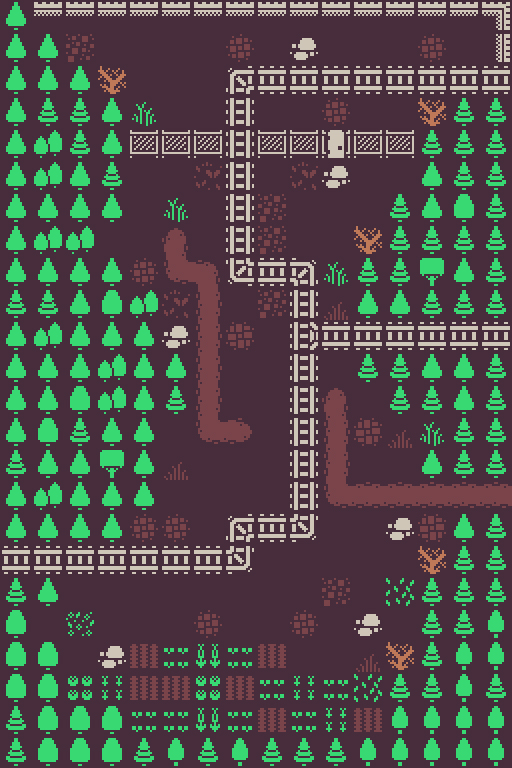

The image is a tile-based game level rendered from a .tmx file. Its description and source (layers, tilesets, objects; grid data summarised) follow:
An orthogonal 16x24 tile map with 32x32 px tiles, 2 tile layers (Ground, Tiles) and 196 objects (182x wall, 5x item, 4x travel, 3x mob, player, ...).

<map version="1.5" tiledversion="1.5.0" orientation="orthogonal" renderorder="right-down" width="16" height="24" tilewidth="32" tileheight="32" infinite="0" nextlayerid="5" nextobjectid="200">
 <tileset firstgid="1" source="../assets/32x32.tsx" />
 <layer id="1" name="Ground" width="16" height="24" locked="1">
  <data>[384 cells, 384 non-empty, 5 distinct tile ids]</data>
 </layer>
 <layer id="2" name="Tiles" width="16" height="24">
  <data>[384 cells, 285 non-empty, 28 distinct tile ids]</data>
 </layer>
 <objectgroup id="4" name="Obstacles">
  <object id="1" name="wall" x="480" y="0" width="32" height="32" />
  <object id="2" name="wall" x="480" y="32" width="32" height="32" />
  <object id="3" name="wall" x="32" y="64" width="32" height="32" />
  <object id="4" name="wall" x="480" y="96" width="32" height="32" />
  <object id="5" name="wall" x="480" y="128" width="32" height="32" />
  <object id="6" name="wall" x="480" y="160" width="32" height="32" />
  <object id="7" name="wall" x="480" y="192" width="32" height="32" />
  <object id="8" name="wall" x="480" y="224" width="32" height="32" />
  <object id="9" name="wall" x="480" y="256" width="32" height="32" />
  <object id="10" name="wall" x="480" y="288" width="32" height="32" />
  <object id="11" name="wall" x="448" y="288" width="32" height="32" />
  <object id="12" name="wall" x="480" y="352" width="32" height="32" />
  <object id="13" name="wall" x="480" y="384" width="32" height="32" />
  <object id="14" name="wall" x="480" y="416" width="32" height="32" />
  <object id="15" name="wall" x="480" y="448" width="32" height="32" />
  <object id="17" name="wall" x="480" y="512" width="32" height="32" />
  <object id="18" name="wall" x="480" y="544" width="32" height="32" />
  <object id="19" name="wall" x="480" y="576" width="32" height="32" />
  <object id="20" name="wall" x="480" y="608" width="32" height="32" />
  <object id="21" name="wall" x="480" y="640" width="32" height="32" />
  <object id="22" name="wall" x="480" y="672" width="32" height="32" />
  <object id="23" name="wall" x="480" y="704" width="32" height="32" />
  <object id="24" name="wall" x="480" y="736" width="32" height="32" />
  <object id="25" name="wall" x="448" y="736" width="32" height="32" />
  <object id="26" name="wall" x="416" y="736" width="32" height="32" />
  <object id="27" name="wall" x="384" y="736" width="32" height="32" />
  <object id="28" name="wall" x="352" y="736" width="32" height="32" />
  <object id="29" name="wall" x="320" y="736" width="32" height="32" />
  <object id="30" name="wall" x="288" y="736" width="32" height="32" />
  <object id="31" name="wall" x="256" y="736" width="32" height="32" />
  <object id="32" name="wall" x="224" y="736" width="32" height="32" />
  <object id="33" name="wall" x="192" y="736" width="32" height="32" />
  <object id="34" name="wall" x="160" y="736" width="32" height="32" />
  <object id="35" name="wall" x="128" y="736" width="32" height="32" />
  <object id="36" name="wall" x="96" y="736" width="32" height="32" />
  <object id="37" name="wall" x="64" y="736" width="32" height="32" />
  <object id="38" name="wall" x="32" y="736" width="32" height="32" />
  <object id="39" name="wall" x="0" y="736" width="32" height="32" />
  <object id="40" name="wall" x="0" y="704" width="32" height="32" />
  <object id="41" name="wall" x="0" y="672" width="32" height="32" />
  <object id="42" name="wall" x="0" y="640" width="32" height="32" />
  <object id="43" name="wall" x="0" y="608" width="32" height="32" />
  <object id="44" name="wall" x="0" y="576" width="32" height="32" />
  <object id="45" name="wall" x="32" y="512" width="32" height="32" />
  <object id="46" name="wall" x="0" y="512" width="32" height="32" />
  <object id="47" name="wall" x="0" y="480" width="32" height="32" />
  <object id="48" name="wall" x="0" y="448" width="32" height="32" />
  <object id="49" name="wall" x="0" y="416" width="32" height="32" />
  <object id="50" name="wall" x="0" y="384" width="32" height="32" />
  <object id="51" name="wall" x="0" y="352" width="32" height="32" />
  <object id="52" name="wall" x="0" y="320" width="32" height="32" />
  <object id="53" name="wall" x="0" y="288" width="32" height="32" />
  <object id="54" name="wall" x="0" y="256" width="32" height="32" />
  <object id="55" name="wall" x="0" y="224" width="32" height="32" />
  <object id="56" name="wall" x="0" y="192" width="32" height="32" />
  <object id="57" name="wall" x="0" y="160" width="32" height="32" />
  <object id="58" name="wall" x="0" y="128" width="32" height="32" />
  <object id="59" name="wall" x="0" y="96" width="32" height="32" />
  <object id="60" name="wall" x="0" y="64" width="32" height="32" />
  <object id="61" name="wall" x="0" y="32" width="32" height="32" />
  <object id="62" name="wall" x="0" y="0" width="32" height="32" />
  <object id="63" name="wall" x="64" y="0" width="32" height="32" />
  <object id="64" name="wall" x="32" y="0" width="32" height="32" />
  <object id="65" name="wall" x="96" y="0" width="32" height="32" />
  <object id="66" name="wall" x="160" y="0" width="32" height="32" />
  <object id="67" name="wall" x="128" y="0" width="32" height="32" />
  <object id="68" name="wall" x="192" y="0" width="32" height="32" />
  <object id="69" name="wall" x="224" y="0" width="32" height="32" />
  <object id="70" name="wall" x="256" y="0" width="32" height="32" />
  <object id="71" name="wall" x="288" y="0" width="32" height="32" />
  <object id="72" name="wall" x="320" y="0" width="32" height="32" />
  <object id="73" name="wall" x="352" y="0" width="32" height="32" />
  <object id="74" name="wall" x="384" y="0" width="32" height="32" />
  <object id="75" name="wall" x="416" y="0" width="32" height="32" />
  <object id="76" name="wall" x="448" y="0" width="32" height="32" />
  <object id="78" name="player" x="480" y="480" width="32" height="32" />
  <object id="80" name="wall" x="448" y="512" width="32" height="32" />
  <object id="81" name="wall" x="448" y="544" width="32" height="32" />
  <object id="82" name="wall" x="448" y="576" width="32" height="32" />
  <object id="83" name="wall" x="416" y="576" width="32" height="32" />
  <object id="84" name="wall" x="416" y="608" width="32" height="32" />
  <object id="85" name="wall" x="448" y="608" width="32" height="32" />
  <object id="86" name="wall" x="448" y="640" width="32" height="32" />
  <object id="87" name="wall" x="416" y="640" width="32" height="32" />
  <object id="88" name="wall" x="416" y="672" width="32" height="32" />
  <object id="89" name="wall" x="384" y="672" width="32" height="32" />
  <object id="90" name="wall" x="384" y="704" width="32" height="32" />
  <object id="91" name="wall" x="416" y="704" width="32" height="32" />
  <object id="92" name="wall" x="448" y="704" width="32" height="32" />
  <object id="93" name="wall" x="448" y="672" width="32" height="32" />
  <object id="94" name="wall" x="416" y="288" width="32" height="32" />
  <object id="95" name="wall" x="384" y="288" width="32" height="32" />
  <object id="96" name="wall" x="352" y="288" width="32" height="32" />
  <object id="97" name="wall" x="384" y="224" width="32" height="32" />
  <object id="98" name="wall" x="384" y="256" width="32" height="32" />
  <object id="99" name="wall" x="352" y="256" width="32" height="32" />
  <object id="100" name="wall" x="416" y="224" width="32" height="32" />
  <object id="101" name="wall" x="416" y="256" width="32" height="32" />
  <object id="102" name="wall" x="448" y="256" width="32" height="32" />
  <object id="103" name="wall" x="448" y="224" width="32" height="32" />
  <object id="104" name="wall" x="448" y="192" width="32" height="32" />
  <object id="105" name="wall" x="416" y="192" width="32" height="32" />
  </objectgroup>
</map>
<!-- 94 of 196 objects omitted -->
